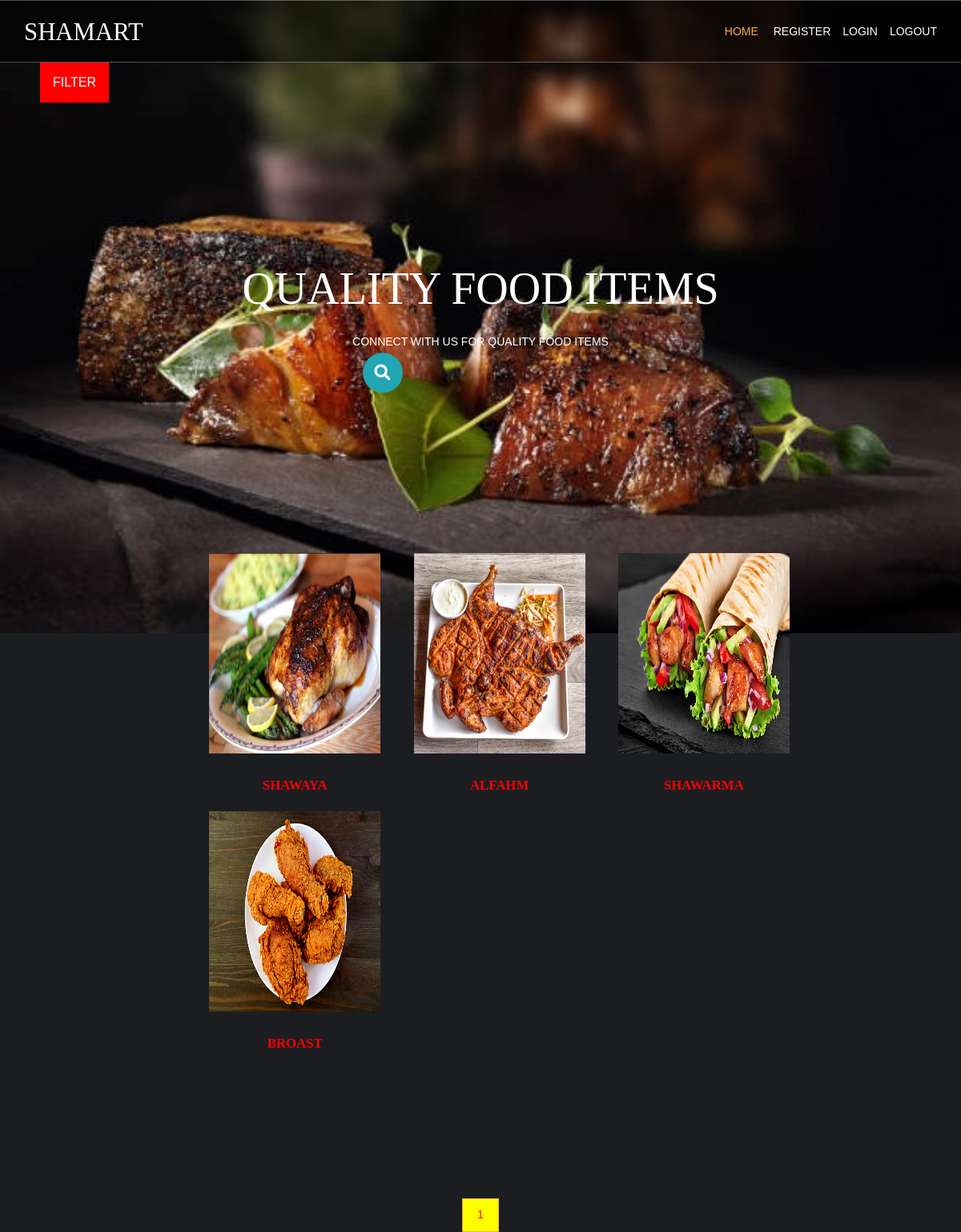
Screenshot of /chicken-recipes/ with the database file from the repository.
### shamart/models.py (models this page shows, shortened)
class products(models.Model):
    name=models.CharField(max_length=200,unique=True)
    slug=models.SlugField(max_length=200,unique=True)
    img=models.ImageField(upload_to='product')
    desc=models.TextField()
    stock=models.IntegerField()
    available=models.BooleanField()
    price=models.IntegerField()
    categ=models.ForeignKey(category,on_delete=models.CASCADE)
    def get_url(self):
        return reverse('details',args=[self.categ.slug,self.slug])

### shamart/views.py (the view)
# urls.py: path('',views.home,name='home'),
def home(request,c_slug=None):
    c_page=None
    prodt=None
    if c_slug!=None:
        c_page=get_object_or_404(category,slug=c_slug)
        prodt=products.objects.filter(categ=c_page,available=True)
    else:
        prodt=products.objects.all().filter(available=True)
    cat=category.objects.all()
    paginator=Paginator(prodt,6)
    try:
        page=int(request.GET.get('page','1'))
    except:
        page=1
    try:
        pro=paginator.page(page)
    except(EmptyPage,InvalidPage):
        pro=paginator.page(paginator.num_pages)
    return render(request,"home.html",{'ct':cat,'prod':prodt,'pg':pro})

### shamart/models.py (called while the page is built)
    def get_url(self):
        return reverse('prod_cat',args=[self.slug])

### templates/home.html (shortened to what this page needs)
<!DOCTYPE html>
{% extends 'base.html' %}
{% load static %}
{% block content %}
<html lang="">
<head>
<link href="{% static 'layout/styles/layout.css' %}" rel="stylesheet" type="text/css" media="all">
</head>
<body id="top">
<div class="abcd" style="background-image:url({% static 'images/demo/backgrounds/bg1.jpg' %})">
     <div class="dropdown" >
                <button class="dropbtn">FILTER</button>
     </div>
  <div id="pageintro" class="hoc clear" >
    <article>
      <h3 class="heading">QUALITY FOOD ITEMS</h3>
      <p>CONNECT WITH US FOR QUALITY FOOD ITEMS</p>
      <form action="{%url 'search' %}" method="get">
<div class="search-box">
    <button class="btn-search"><i class="fas fa-search"></i></button>
    <input type="text" class="input-search"  name="q" placeholder="Type to Search...">
  </div>
</form>
    </article>
  </div>
</div>
<div class="wrapper row9" style="padding-left: 220px;background-color:dark;">
  <main class="hoc container clear" >
    <section id="introblocks" >
      <ul class="nospace group btmspace-80">
{% for i in pg.object_list %}
        <li class="one_quarter" >
          <figure><a class="imgover" href="{{i.get_url}}"><img src="{{i.img.url}}" style="height:250px; width:600px;" alt=""></a>
            <figcaption>
              <h6 class="heading" style="color:red;">{{i.name}}</h6><br>
            </figcaption>
          </figure>
        </li>
{% endfor %}
      </ul>
    </section>
</main>
</div>
   <center>
      <div >
      {% for p in pg.paginator.page_range %}
           <a href="?page={{p}}"  class="btn btn-light btn-sm{% if pg.number == p %} activate {% endif %}" style="color:red;background-color:yellow;">{{p}}</a>
      {% endfor %}
          </div>
      </center>
</body>
</html>
{% endblock %}

### static/layout/styles/layout.css (style rules this page uses)
#pageintro { padding:200px 0 300px; }
#pageintro article, #pageintro article p { display:block; max-width:75%; margin:0 auto; text-align:center; }
#pageintro article p { max-width:65%; line-height:2rem; }
#pageintro .heading { margin-bottom:20px; font-size:4rem; }
.container { padding:80px 0; }
#introblocks { display:block; position:relative; margin:-180px 0 0 0; z-index:1; text-align:center; }
#introblocks figure figcaption { display:block; padding:30px 0 0 0; text-align:center; }
#introblocks figure figcaption .heading { font-size:1.2rem; font-weight:700; margin-bottom:0; }
*, *::before, *::after { transition:all .3s ease-in-out; }
body { color:#A5A6AA; background-color:#1C1D21; }
a { color:#FBAB45; }
.btn, .btn.inverse:hover { color:#FFFFFF; background-color:#FBAB45; border-color:#FBAB45; }
.imgover, .imgover:hover::after { color:#FFFFFF; }
#pageintro { color:#FFFFFF; }
@media screen and (min-width:1140px) { .hoc { max-width:1140px; } }

### static/layout/styles/framework.css (style rules this page uses)
html { overflow-y:scroll; overflow-x:hidden; }
html, body { margin:0; padding:0; font-size:14px; line-height:1.6em; }
*, *::before, *::after { box-sizing:border-box; }
.nospace { margin:0; padding:0; list-style:none; }
.btn { display:inline-block; padding:8px 18px 10px; text-transform:uppercase; border:1px solid; }
.clear, .group { display:block; }
.clear::before, .clear::after, .group::before, .group::after { display:table; content:""; }
.clear, .clear::after, .group, .group::after { clear:both; }
a { outline:none; text-decoration:none; }
img { width:auto; max-width:100%; height:auto; margin:0; padding:0; border:none; line-height:normal; vertical-align:middle; }
.imgover { display:inline-block; position:relative; max-width:100%; }
.imgover::before, .imgover::after { display:block; position:absolute; content:""; text-align:center; opacity:0; }
.imgover::before { top:0; right:0; bottom:0; left:0; }
.imgover::after { top:50%; left:50%; width:50px; height:50px; line-height:50px; margin:-25px 0 0 -25px; font-family:"Font Awesome\ 5 Free"; font-weight:900; content:"\f067"; font-size:28px; }
body, input, textarea, select { font-family:Verdana, Geneva, sans-serif; }
h1, h2, h3, h4, h5, h6, .heading { font-family:Georgia, "Times New Roman", Times, serif; }
form, fieldset, legend { margin:0; padding:0; border:none; }
label, input, textarea, select, button { display:block; resize:none; outline:none; color:inherit; font-size:inherit; font-family:inherit; vertical-align:middle; }
::placeholder { opacity:1; }
h1, h2, h3, h4, h5, h6, .heading { margin:0 0 20px 0; font-size:1.4rem; line-height:normal; font-weight:normal; text-transform:uppercase; }
.wrapper { display:block; position:relative; width:100%; margin:0; padding:0; text-align:left; word-wrap:break-word; }
.hoc { display:block; margin:0 auto; }
address, article, aside, figcaption, figure, footer, header, main, nav, section { display:block; margin:0; padding:0; }
.one_half, .one_third, .two_third, .one_quarter, .two_quarter, .three_quarter { display:inline-block; float:left; margin:0 0 0 4.21052%; list-style:none; }
.one_quarter { width:21.8421%; }
.btmspace-80 { margin-bottom:80px; }

### templates/home.html (style rules this page uses)
.abcd { height:100%; background_position: center; background-repeat:no-repeat; background-size:cover; }
.dropbtn { background-color: red; color: white; padding: 16px; font-size: 16px; border: none; cursor: pointer; }
.dropdown { position: relative; display: inline-block; padding-left: 50px; }
.search-box { width: fit-content; height: fit-content; position: relative; }
.input-search { margin-left:280px; height: 50px; width: 50px; border-style: none; padding: 10px; font-size: 18px; letter-spacing: 2px; outline: none; border-radius: 25px; transition: all .5s ease-in-out; background-color: #22a6b3; padding-right: 40px; color:#fff; }
.input-search::placeholder { color:rgba(255,255,255,.5); font-size: 18px; letter-spacing: 2px; font-weight: 100; }
.btn-search { width: 50px; height: 50px; border-style: none; font-size: 20px; font-weight: bold; outline: none; cursor: pointer; border-radius: 50%; position: absolute; right: 0px; color:#ffffff ; background-color:transparent; pointer-events: painted; }

### rows the page displays
products: img (picture), name "SHAWAYA"
products: img (picture), name "ALFAHM"
products: img (picture), name "SHAWARMA"
products: img (picture), name "BROAST"

### other values shown
{{ p }} "1"
